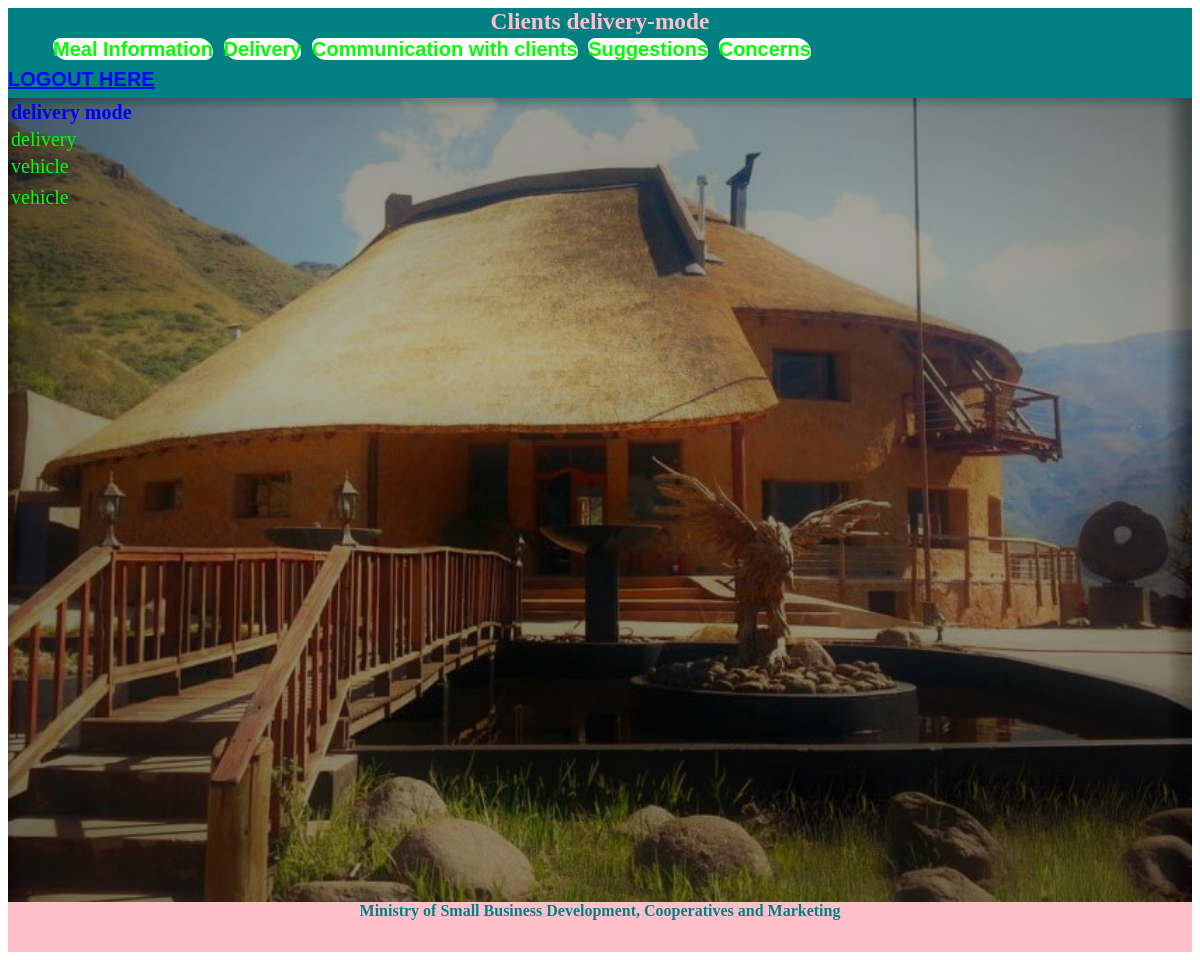
The app's page /r_delivery.php with its own data.
### tables this page shows
CREATE TABLE `delivery` (
  `delivery` varchar(20) NOT NULL
);

### r_delivery.php (the view, shortened to what this page needs)
<!DOCTYPE.html>
<html>
	<head>
			<link rel="stylesheet" href="resturant.css"/>
	</head>
	<body>
		<header>
			<center><h3>Clients delivery-mode</h3></center>
		</header>
		<nav>
			<ul>
				<a href="meals2.html">Meal Information</a>
				<a href="r_delivery.php">Delivery</a>
				<a href="communication.php">Communication with clients</a>
				<a href="suggestions.php">Suggestions</a>
			    <a href="r_concerns.html">Concerns</a>
			</ul>
		</nav>
				<nav>
			<a href="ica-1818137.html">LOGOUT HERE</a>
		</nav>
		<section>
				<table>
			  <tr>
				<th>delivery mode</th>
			  </tr>
			  <?php
			  $conn = mysqli_connect("localhost", "root", "", "skhafthini");
			  $sql = "SELECT * from delivery";
			  $result = $conn-> query($sql);
			  if ($result-> num_rows > 0){
				  while ($row = $result-> fetch_assoc()){
					  echo "<tr><td>". $row["delivery"] ."</td></tr>";
				  }
				  echo "</table>";
			  }
			  else {
				  echo "0 result";
			  }
			  ?>
			</table><br><br>
		</section>
		<footer>
			<center><strong>Ministry of Small Business Development,
				        Cooperatives and Marketing</strong></center>
		</footer>
	</body>
</html>

### resturant.css (style rules this page uses)
header { background:teal; color:pink; height:30px; font-size:20; }
nav { height:30px; font-family:arial; font-weight:bold; font-size:20px; background-color:teal; }
nav ul { list-style-type:none; width:auto; margin:0; display:block; float:left; }
nav ul a { color:lime; text-decoration:none; height:100%; margin-left:5px; background-color:white; border-radius:20px 40px; }
section { background-color:teal; background-image:linear-gradient(navy,lime); width:100%; height:100%; font-family:Arial Rounded MT Bold; border-width:8px; background-image:url("lodge.jpg"); background-size:100%; padding-bottom:20px; color:red; font-size:20; }
section table { color:red; font-size:20; }
footer { background-color:pink; width:100%; height:50px; clear:both; color:teal; }
a { color:blue; }
th { color:blue; }
td { color:lime; }

### records on screen
delivery: delivery "delivery"
delivery: delivery "vehicle"
delivery: delivery "vehicle"
